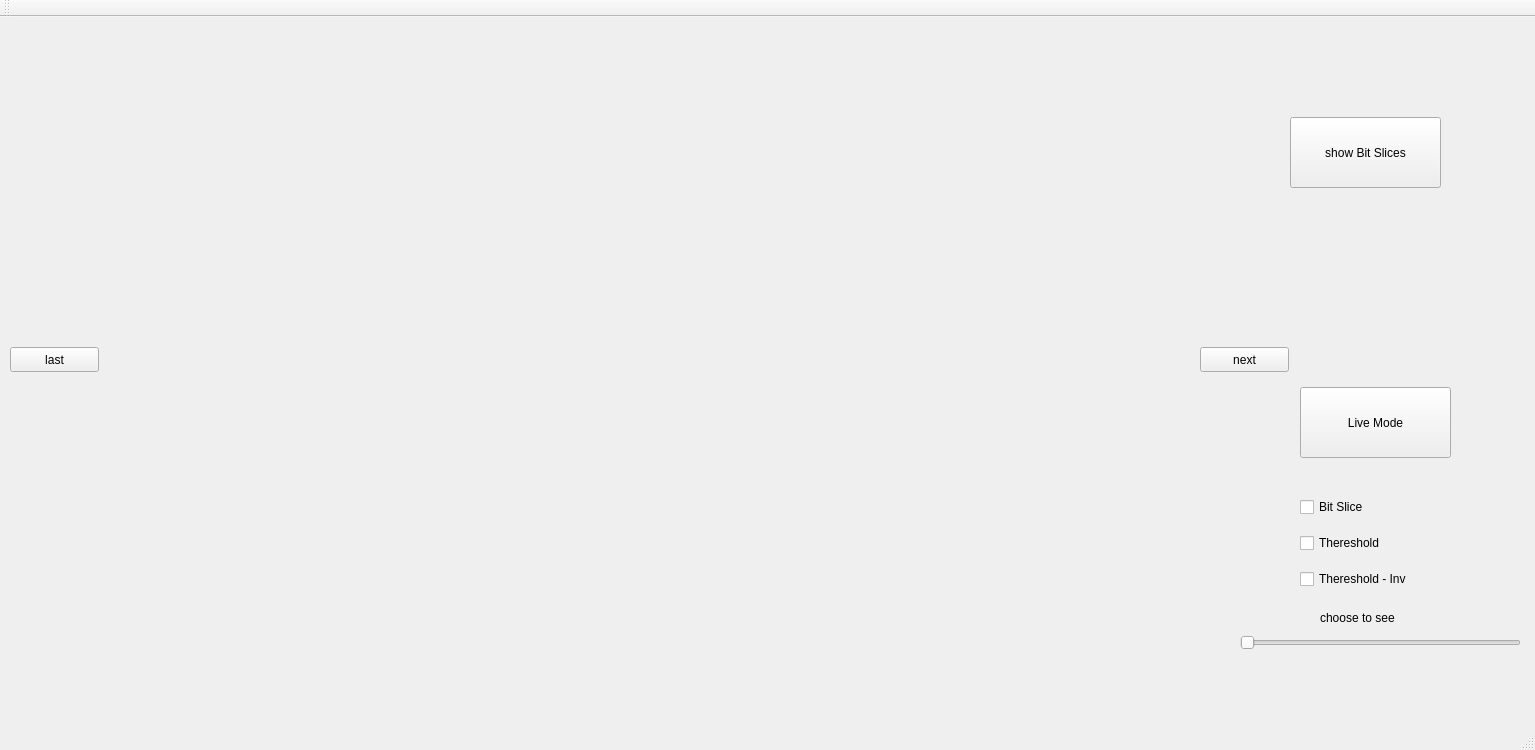
<?xml version="1.0" encoding="UTF-8"?>
<ui version="4.0">
 <class>MainWindow</class>
 <widget class="QMainWindow" name="MainWindow">
  <property name="geometry">
   <rect>
    <x>0</x>
    <y>0</y>
    <width>1535</width>
    <height>750</height>
   </rect>
  </property>
  <property name="minimumSize">
   <size>
    <width>1535</width>
    <height>700</height>
   </size>
  </property>
  <property name="maximumSize">
   <size>
    <width>1535</width>
    <height>750</height>
   </size>
  </property>
  <property name="windowTitle">
   <string>MainWindow</string>
  </property>
  <widget class="QWidget" name="centralwidget">
   <widget class="QPushButton" name="BitPlane">
    <property name="geometry">
     <rect>
      <x>1290</x>
      <y>100</y>
      <width>151</width>
      <height>71</height>
     </rect>
    </property>
    <property name="autoFillBackground">
     <bool>false</bool>
    </property>
    <property name="text">
     <string>show Bit Slices</string>
    </property>
   </widget>
   <widget class="QPushButton" name="LIveBut">
    <property name="geometry">
     <rect>
      <x>1300</x>
      <y>370</y>
      <width>151</width>
      <height>71</height>
     </rect>
    </property>
    <property name="autoFillBackground">
     <bool>false</bool>
    </property>
    <property name="text">
     <string>Live Mode</string>
    </property>
   </widget>
   <widget class="QLabel" name="webcamlab">
    <property name="geometry">
     <rect>
      <x>110</x>
      <y>0</y>
      <width>1071</width>
      <height>681</height>
     </rect>
    </property>
    <property name="text">
     <string/>
    </property>
   </widget>
   <widget class="QWidget" name="layoutWidget">
    <property name="geometry">
     <rect>
      <x>1300</x>
      <y>470</y>
      <width>140</width>
      <height>114</height>
     </rect>
    </property>
    <layout class="QVBoxLayout" name="verticalLayout_4">
     <item>
      <widget class="QCheckBox" name="Bitcheckbox">
       <property name="text">
        <string>Bit Slice</string>
       </property>
      </widget>
     </item>
     <item>
      <widget class="QCheckBox" name="threscheckbox">
       <property name="text">
        <string>Thereshold</string>
       </property>
      </widget>
     </item>
     <item>
      <widget class="QCheckBox" name="thres_invcheckbox">
       <property name="text">
        <string>Thereshold - Inv</string>
       </property>
      </widget>
     </item>
    </layout>
   </widget>
   <widget class="QSlider" name="slidebar">
    <property name="geometry">
     <rect>
      <x>1240</x>
      <y>600</y>
      <width>281</width>
      <height>51</height>
     </rect>
    </property>
    <property name="orientation">
     <enum>Qt::Horizontal</enum>
    </property>
   </widget>
   <widget class="QLabel" name="bitlabel">
    <property name="geometry">
     <rect>
      <x>1320</x>
      <y>580</y>
      <width>139</width>
      <height>42</height>
     </rect>
    </property>
    <property name="text">
     <string>choose to see</string>
    </property>
   </widget>
   <widget class="QPushButton" name="lastpic">
    <property name="enabled">
     <bool>true</bool>
    </property>
    <property name="geometry">
     <rect>
      <x>10</x>
      <y>330</y>
      <width>89</width>
      <height>25</height>
     </rect>
    </property>
    <property name="text">
     <string>last</string>
    </property>
    <property name="checkable">
     <bool>false</bool>
    </property>
   </widget>
   <widget class="QPushButton" name="nextpic">
    <property name="geometry">
     <rect>
      <x>1200</x>
      <y>330</y>
      <width>89</width>
      <height>25</height>
     </rect>
    </property>
    <property name="text">
     <string>next</string>
    </property>
   </widget>
   <widget class="QLabel" name="bitplanelabel">
    <property name="geometry">
     <rect>
      <x>878</x>
      <y>600</y>
      <width>191</width>
      <height>31</height>
     </rect>
    </property>
    <property name="text">
     <string/>
    </property>
   </widget>
   <widget class="QLabel" name="main_picelabel">
    <property name="geometry">
     <rect>
      <x>340</x>
      <y>590</y>
      <width>111</width>
      <height>31</height>
     </rect>
    </property>
    <property name="text">
     <string/>
    </property>
   </widget>
   <widget class="QLabel" name="main_pic">
    <property name="geometry">
     <rect>
      <x>180</x>
      <y>70</y>
      <width>436</width>
      <height>481</height>
     </rect>
    </property>
    <property name="text">
     <string/>
    </property>
   </widget>
   <widget class="QLabel" name="bitplanelapic">
    <property name="geometry">
     <rect>
      <x>700</x>
      <y>70</y>
      <width>435</width>
      <height>481</height>
     </rect>
    </property>
    <property name="text">
     <string/>
    </property>
   </widget>
   <zorder>BitPlane</zorder>
   <zorder>LIveBut</zorder>
   <zorder>layoutWidget</zorder>
   <zorder>slidebar</zorder>
   <zorder>bitlabel</zorder>
   <zorder>lastpic</zorder>
   <zorder>nextpic</zorder>
   <zorder>bitplanelabel</zorder>
   <zorder>main_picelabel</zorder>
   <zorder>webcamlab</zorder>
   <zorder>main_pic</zorder>
   <zorder>bitplanelapic</zorder>
  </widget>
  <widget class="QMenuBar" name="menubar">
   <property name="geometry">
    <rect>
     <x>0</x>
     <y>0</y>
     <width>1535</width>
     <height>22</height>
    </rect>
   </property>
  </widget>
  <widget class="QStatusBar" name="statusbar"/>
  <widget class="QToolBar" name="toolBar">
   <property name="windowTitle">
    <string>toolBar</string>
   </property>
   <attribute name="toolBarArea">
    <enum>TopToolBarArea</enum>
   </attribute>
   <attribute name="toolBarBreak">
    <bool>false</bool>
   </attribute>
  </widget>
 </widget>
 <resources/>
 <connections/>
</ui>
